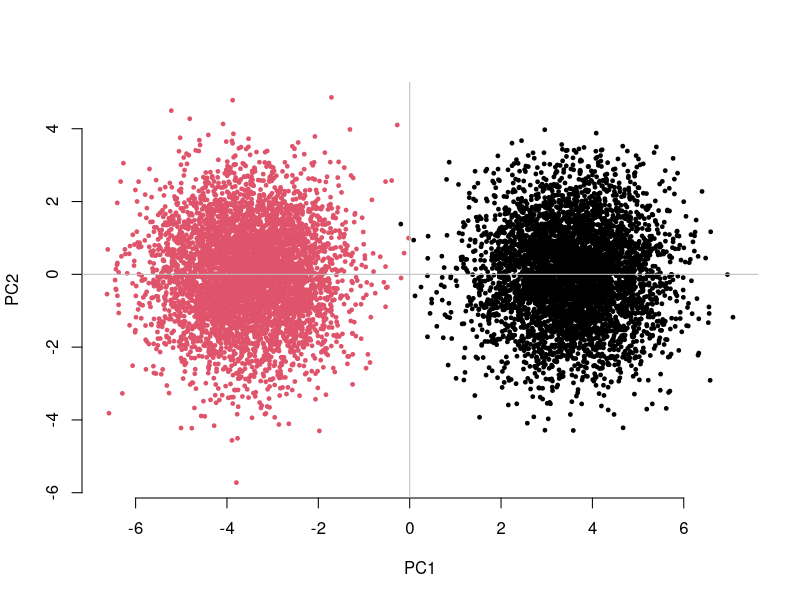
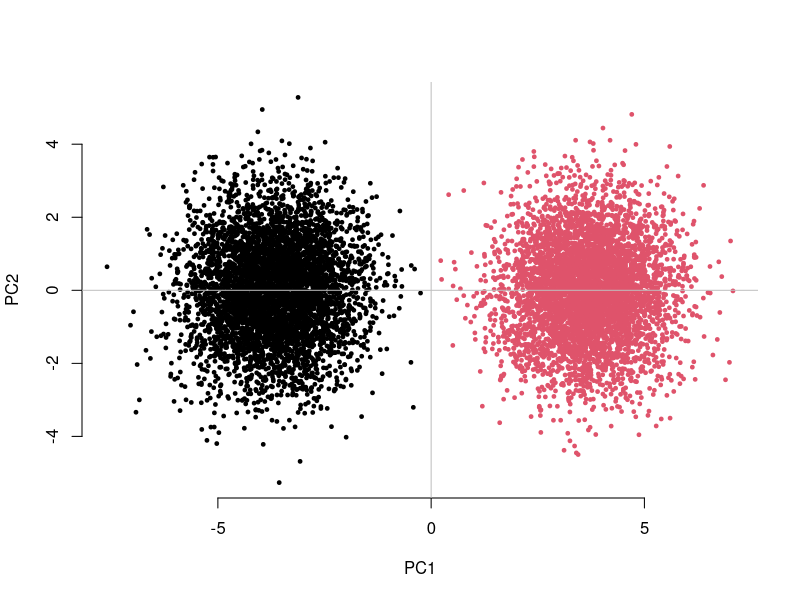

These figures' R source, in order: (Note: a time limit stopped this script after it produced the figures.)
## ---- chunk 1
knitr::opts_chunk$set(echo = TRUE)
## ---- chunk 2
CHISQ <- function(N=10000,  # Sample size
                  M=1000,   # Number of SNPs tested 
                  Fst=0.025,# Genetic differentiation between subgroups
                  vs=.05,   # variance explained by stratification
                  g=2,      # Number of subgroups
                  nPC=10){  # Number of PCs fitted
ms   <- rnorm(n=g,mean=0,sd=sqrt(vs))
p    <- runif(n=M,min=0.05,max=0.95)
tab  <- cut(1:N,breaks = quantile(1:N,probs = seq(0,1,len=g+1)),include.lowest = TRUE)
grp  <- as.numeric(tab)

simPS <- function(N,M,Fst,p,g){
  a    <- p*(1-Fst)/Fst
  b    <- (1-Fst)*(1-p)/Fst
  tab  <- cut(1:N,breaks = quantile(1:N,probs = seq(0,1,len=g+1)),include.lowest = TRUE)
  grp  <- as.numeric(tab)
  n    <- as.numeric(table(tab))
  X    <- do.call("rbind",lapply(1:g, function(k){
    px <- rbeta(M,shape1=a,shape2=b)
    do.call("cbind",lapply(1:M, function(j){
      rbinom(n=n[k],size=2,prob=px[j])
    }))
  }))
  return(X)
}

Xm  <- simPS(N,M,Fst,p,g) # Simulage genotypes of mother
Xf  <- simPS(N,M,Fst,p,g) # Simulate genotyoes of father

X1 <- do.call("cbind",lapply(1:M, function(j){
  rbinom(n=N,size=1,prob=Xm[,j]/2) + rbinom(n=N,size=1,prob=Xf[,j]/2)
}))

X2 <- do.call("cbind",lapply(1:M, function(j){
  rbinom(n=N,size=1,prob=Xm[,j]/2) + rbinom(n=N,size=1,prob=Xf[,j]/2)
}))

Y1 <- rnorm(n=N,mean=ms[grp],sd=sqrt(1-vs))
Y2 <- rnorm(n=N,mean=ms[grp],sd=sqrt(1-vs))

## PCA
SVD <- svd(scale(X1))
system.time( pcs <- SVD$u )

PC1 <- pcs[,1] * SVD$d[1]
PC2 <- pcs[,2] * SVD$d[2]
plot(PC1,PC2,pch=19,cex=0.5,col=grp,axes=FALSE,
     xlab="PC1",ylab="PC2")
axis(1);axis(2)
abline(h=0,v=0,col="grey")

## GWAS
gwas_pop <- do.call("rbind",lapply(1:M, function(j){
  summary(lm(Y1~X1[,j]))$coefficients[2,]
}))

gwas_pcs <- do.call("rbind",lapply(1:M, function(j){
  summary(lm(Y1~X1[,j] + pcs[,1:nPC]))$coefficients[2,]
}))

gwas_wf <- do.call("rbind",lapply(1:M, function(j){
  summary(lm(I(Y1-Y2)~I(X1[,j]-X2[,j])))$coefficients[2,]
}))

ChisqUnAdj  <- mean(gwas_pop[,3]^2)
ChisqPCAdj  <- mean(gwas_pcs[,3]^2)
ChisqQFAM   <- mean(gwas_wf[,3]^2)

return(c(UnAdj=ChisqUnAdj,PCAdj=ChisqPCAdj,QFAM=ChisqQFAM))
} 
## ---- chunk 3
set.seed(27072022)
system.time( testResults <- CHISQ(N=10000,M=1000,Fst=.025,vs=.05,g=2) )
testResults
## ---- chunk 4
set.seed(22061986)
system.time( testResults <- CHISQ(N=10000,M=1000,Fst=.025,vs=.05,g=2) )
testResults
## ---- chunk 5
CHISQ(N=10000,M=1000,Fst=.025,vs=.05,g=5,nPC=10)
CHISQ(N=10000,M=1000,Fst=.025,vs=.05,g=10,nPC=10)
CHISQ(N=10000,M=1000,Fst=.025,vs=.05,g=50,nPC=10)

## Let's try fitting 50 PCs
CHISQ(N=10000,M=1000,Fst=.025,vs=.05,g=50,nPC=50)
## ---- chunk 6
CHISQ(N=10000,M=1000,Fst=.1,vs=.1,g=50,nPC=10)
CHISQ(N=10000,M=1000,Fst=.1,vs=.1,g=50,nPC=50)
